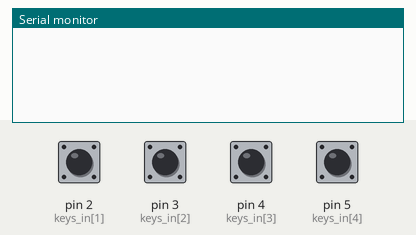
Simulated run of this sketch. Board: Arduino Uno, built with avr-gcc and run on an emulated ATmega328P. Shown: the last lines printed to the serial monitor. Inputs (shaded band) come from the test bench; at power-on: pin 2 (keys_in[1]), pin 3 (keys_in[2]), pin 4 (keys_in[3]), pin 5 (keys_in[4]) LOW.

Above: at 1.2 s.
1.3 s: pin 2 (keys_in[1]) pulled HIGH for 0.15 s
At 2.0 s:
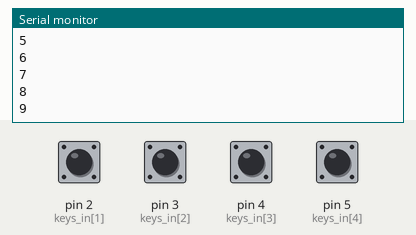
2.9 s: pin 3 (keys_in[2]) pulled HIGH for 0.15 s
At 3.6 s:
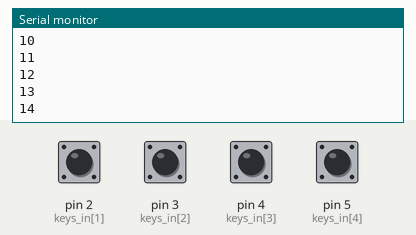
4.5 s: pin 4 (keys_in[3]) pulled HIGH for 0.15 s
At 5.1 s:
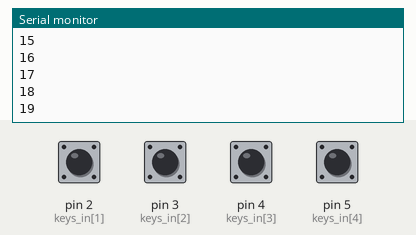
6.1 s: pin 5 (keys_in[4]) pulled HIGH for 0.15 s
At 6.7 s:
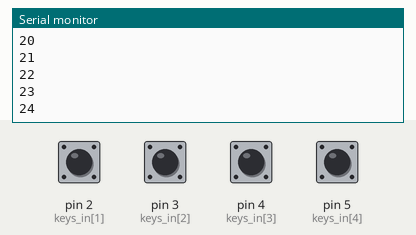
Timing chart, 0 to 8.7 s (numbered marks = the images above; inputs shaded):
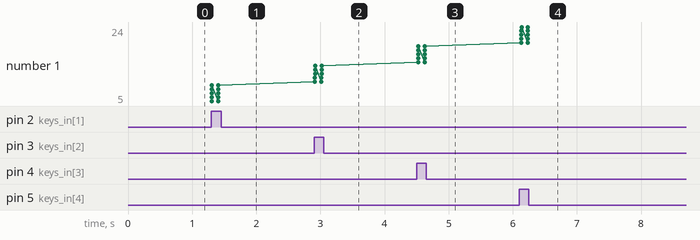

Measured:
- after the input at 1.3 s, the serial monitor: prints a new line at once (image 1)
- after the input at 2.9 s, the serial monitor: prints a new line at once (image 2)
- after the input at 4.5 s, the serial monitor: prints a new line at once (image 3)
- after the input at 6.1 s, the serial monitor: prints a new line at once (image 4)
- plotted number 1: 9 → 14 after the input at 2.9 s, 14 → 19 after the input at 4.5 s, 19 → 24 after the input at 6.1 s

The sketch:

SerialHello.ino
```cpp
uint8_t keys_out [5] = {6,7,8,9,10};
uint8_t keys_in [5] = {1,2,3,4,5};

void setup() {
  // put your setup code here, to run once:
  Serial.begin(115200);
  for (uint8_t j=0; j<5; j++) {
      pinMode(keys_out[j], INPUT_PULLUP);
  }
}

void loop() {
  // put your main code here, to run repeatedly:

  delay(100);

  for (uint8_t i=0; i<5; i++) {
    for (uint8_t j=0; j<5; j++) {

      pinMode(keys_out[j], OUTPUT);
      digitalWrite(keys_out[j], HIGH);

      uint8_t x = digitalRead(keys_in[i]);
      if (x==HIGH) {
        Serial.println(j+i*5);
      }

      digitalWrite(keys_out[j], LOW);
      pinMode(keys_out[j], INPUT_PULLUP);
    }
  }
}
```
